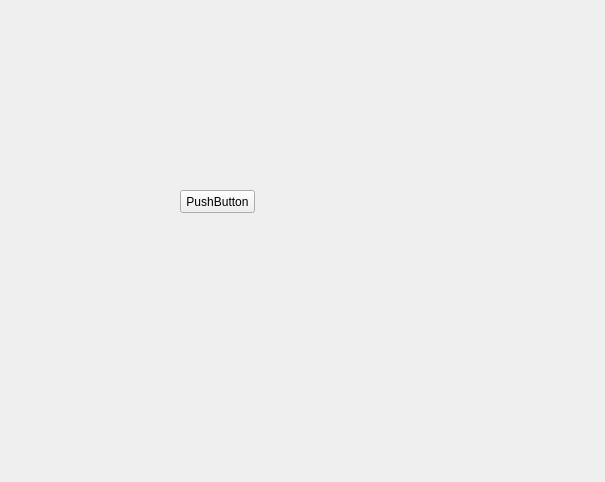
<?xml version="1.0" encoding="UTF-8"?>
<ui version="4.0">
 <class>MainWindow</class>
 <widget class="QMainWindow" name="MainWindow">
  <property name="geometry">
   <rect>
    <x>0</x>
    <y>0</y>
    <width>605</width>
    <height>482</height>
   </rect>
  </property>
  <property name="windowTitle">
   <string>MainWindow</string>
  </property>
  <widget class="QWidget" name="centralwidget">
   <widget class="QPushButton" name="pushButton">
    <property name="geometry">
     <rect>
      <x>180</x>
      <y>190</y>
      <width>75</width>
      <height>23</height>
     </rect>
    </property>
    <property name="text">
     <string>PushButton</string>
    </property>
   </widget>
  </widget>
 </widget>
 <resources/>
 <connections>
  <connection>
   <sender>pushButton</sender>
   <signal>clicked()</signal>
   <receiver>MainWindow</receiver>
   <slot>close()</slot>
   <hints>
    <hint type="sourcelabel">
     <x>217</x>
     <y>201</y>
    </hint>
    <hint type="destinationlabel">
     <x>302</x>
     <y>240</y>
    </hint>
   </hints>
  </connection>
 </connections>
</ui>
